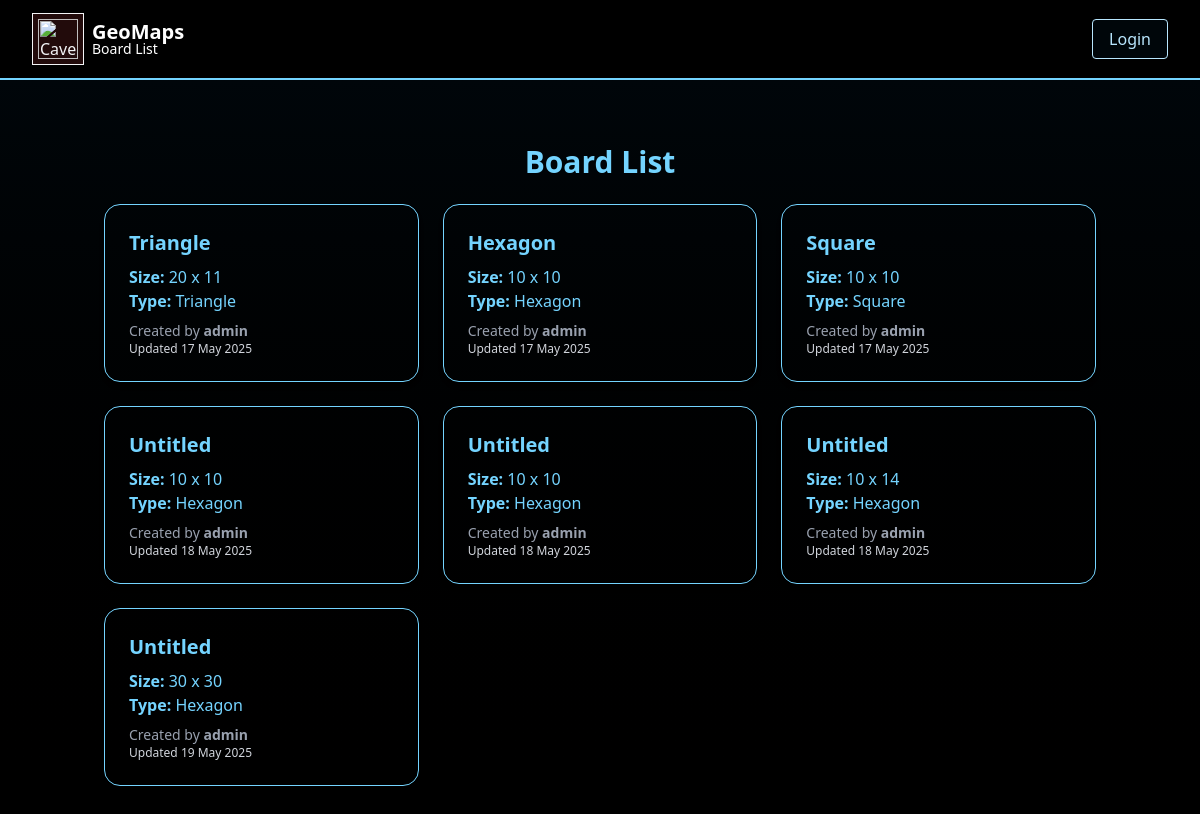
The page /board_list on the database as committed earlier.
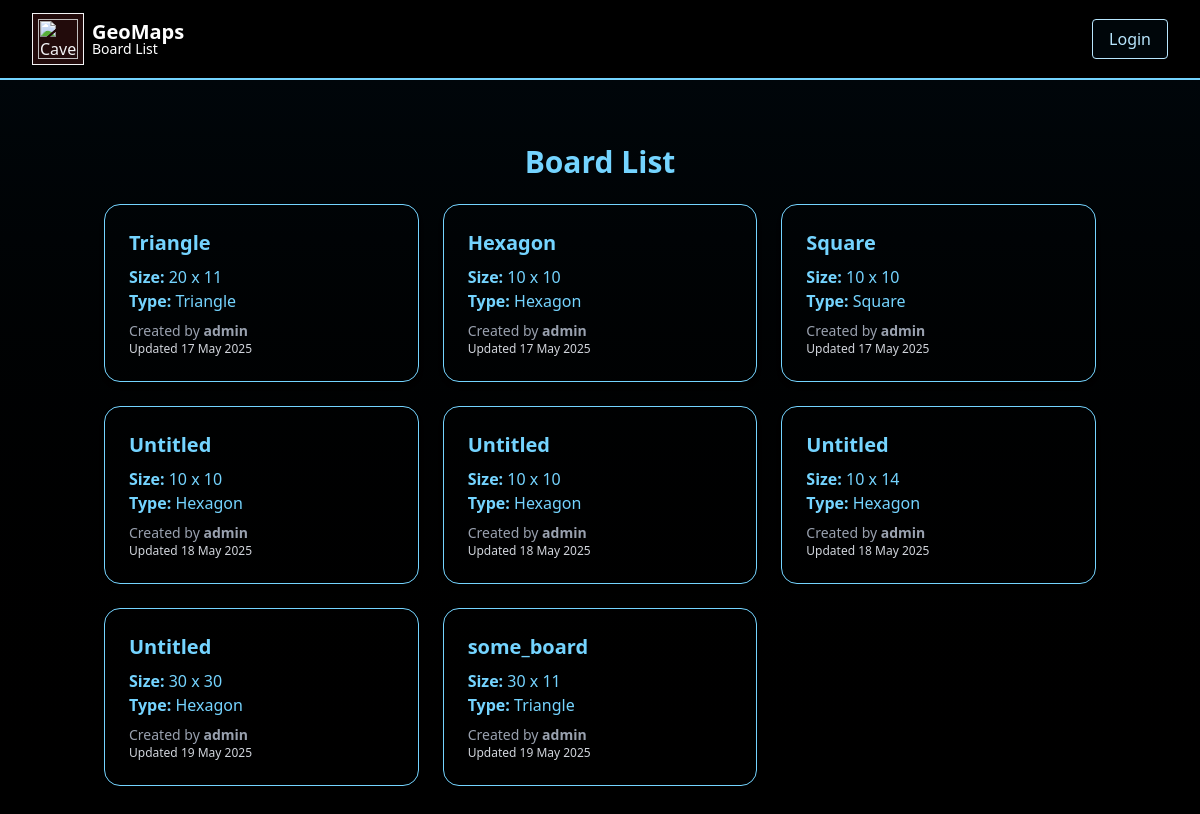
The same page on the database as committed later.
### pathgame/models.py (models this page shows, shortened)
class Board(models.Model):
    name = models.CharField(max_length=50)
    width = models.PositiveIntegerField()
    height = models.PositiveIntegerField()
    type = models.PositiveSmallIntegerField(choices=[
        (3, 'Triangle'),
        (4, 'Square'),
        (6, 'Hexagon'),
    ])
    creator = models.ForeignKey(User, on_delete=models.CASCADE, related_name='boards')
    created_at = models.DateTimeField(auto_now_add=True)
    updated_at = models.DateTimeField(auto_now=True)

### pathgame/views.py (the view)
# urls.py: path("board_list", views.board_list, name="board_list"),
def board_list(request):
    boards = Board.objects.all()
    context = {
        'boards': boards
    }
    return render(request, 'pathgame/board_list.html', context)

### pathgame/templates/pathgame/board_list.html
{% extends 'pathgame/base.html' %}
{% block title %}Board List{% endblock %}
{% block content %}
<div class="container mx-auto px-4 py-8">
    <h1 class="text-3xl font-bold mb-6 text-center">Board List</h1>
    <div class="grid grid-cols-1 sm:grid-cols-2 lg:grid-cols-3 gap-6">
        {% for board in boards %}
        <a href="{% url 'pathgame:board_preview' board.id %}" class="block">
            <div class="rounded-2xl shadow-md p-6 hover:shadow-xl transition duration-300 border-1">
                <h2 class="text-xl font-semibold">{{ board.name }}</h2>
                <p class="mt-2"><strong>Size:</strong> {{ board.width }} x {{ board.height }}</p>
                <p class=""><strong>Type:</strong>
                    {% if board.type == 3 %} Triangle
                    {% elif board.type == 4 %} Square
                    {% elif board.type == 6 %} Hexagon
                    {% else %} Unknown
                    {% endif %}
                </p>
                <p class="text-sm text-gray-400 mt-2">Created by <strong>{{ board.creator.username }}</strong></p>
                <p class="text-xs text-gray-300">Updated {{ board.updated_at|date:"d M Y" }}</p>
            </div>
        </a>
        {% empty %}
        <div class="col-span-full text-center text-gray-400">
            No boards available.
        </div>
        {% endfor %}
    </div>
</div>
{% endblock %}

Rows that differ between the two databases and show on the page:
added Board: name "some_board", width "30", height "11", type "Triangle", creator.username "admin", updated_at "19 May 2025"
